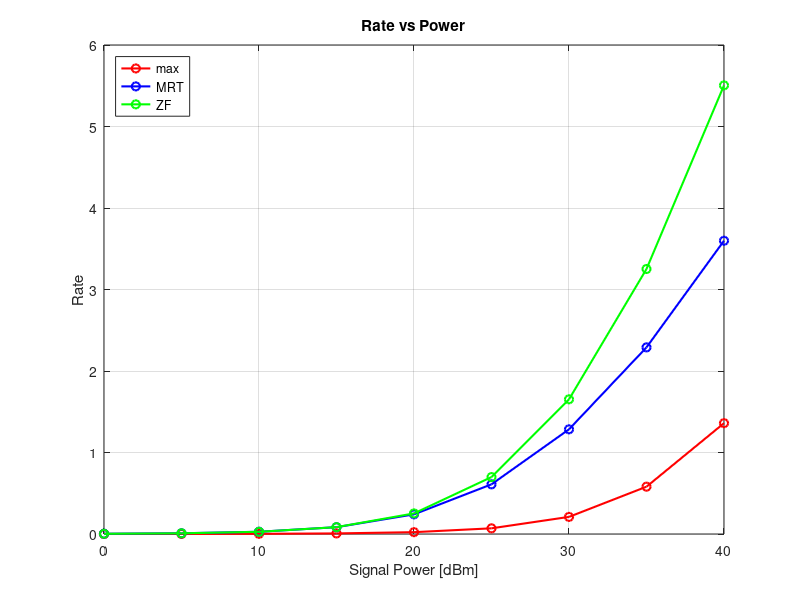

MATLAB code to generate this figure:
clc; clear; close all;

%% parameters
N = 1;    % number of realizations
M = 20;     % number of PA per WG
K = 3;      % number of WG
U = 2;      % number of users

delta_x = 0.5;  % m, spacing between PA
delta_y = 5;    % m
Dx = delta_x*M; % m, side of area
Dy = delta_y*K; % m
h = 3;          % m, height of PA

fc = 30e9;      % Hz
c = 3e8;        % speed of light, m/s
eta = c/(4*pi*fc);  % free space path loss
n_eff = 1.4;        % effective refractive index
lambda = c/fc;
lambda_g = lambda / n_eff;
alpha = 0.18;   % waveguide attenuation coeff

%% powers
Pn = -50;  % dBm, noise power
P = 0:5:40; % dBm, signal power

Pn_lin = 10^((Pn-30)/10); % W
P_lin = 10.^((P-30)/10); % W

%% PA coordinates
p_0 = [0,0,0];

x = (0:M-1) * delta_x; 
PA_x = ones(K,1)*x; % K x M

half_y = (K-1)/2;
y = ((0:K-1) - half_y)*delta_y;
PA_y = y'*ones(1,M); % K x M

PA_z = h*ones(K,M); % K x M

PA_coords = zeros(K, M, 3);
PA_coords(:, :, 1) = PA_x;  
PA_coords(:, :, 2) = PA_y;  
PA_coords(:, :, 3) = PA_z;  

PA_pts = reshape(PA_coords, [], 3);      % KM x 3

%% user positions
user_pos = [Dx*rand(N*U, 1), Dy*rand(N*U, 1) - Dy/2, zeros(N*U, 1)]; 

%% max, 1 PA for both users
rates_max_mean = zeros(length(P),1);

for p = 1:length(P)    % all the powers
    rate_max = zeros(N,1);
    
    for n = 1:N
        idx = (n-1)*U + (1:U);      
        users_pos = user_pos(idx,:);   % U users at the time

        ch_gain_max = 0;
        gamma_max = 0;
        user_rate_max = zeros(U,1);

        for u = 1:U        % all the users
    
            ch_gains = zeros(K,M); % channel vector of the user for all PA positions
            h_optimal = zeros(K,1);
    
            for k = 1:K    % all the WG
                for m = 1:M     % all the PA positions
                    PA_pos = reshape(PA_coords(k,m,:),1,3); % PA coord as a vector
                    d = norm(users_pos(u) - PA_pos);  % distance between user and PA
                    ch_gains(k,m) = eta * exp(-1j*(2*pi/lambda)*d) / d * exp((-alpha-1j*2*pi/lambda_g)*norm(p_0 - PA_pos));
                end 
                [~, PA_index] = max(abs(ch_gains(k,:))); % K best PA, one for each WG 
                h_optimal(k) = ch_gains(k, PA_index); 
            end
    
            ch_gain = max(abs(h_optimal));
            gamma_max = ch_gain^2 * P_lin(p) / Pn_lin;
            user_rate_max = log2(1 + gamma_max);
        end

    end
    
    rates_max_mean(p) = mean(user_rate_max);
end

%% MRT, K PA
rate_MRT_mean = zeros(length(P),1);

for p = 1:length(P)    % all the powers
    
    rate_MRT = zeros(N,1);
    
    for n = 1:N
        idx = (n-1)*U + (1:U);      
        users_pos = user_pos(idx,:);

        ch_gain_MRT = 0;
        gamma_MRT = 0;
        user_rate_MRT = zeros(U,1);
    
        for u = 1:U        % all the users
    
            ch_gain_MRT = zeros(K,M); % channel vector of the user for all PA positions
            ch_gain_optimal_MRT = zeros(K,1);
    
            for k = 1:K    % all the WG
                for m = 1:M     % all the PA positions
                    PA_pos = reshape(PA_coords(k,m,:),1,3); % PA coord as a vector
                    d = norm(users_pos(u) - PA_pos);  % distance between user and PA
                    ch_gain_MRT(k,m) = eta * exp(-1j*(2*pi/lambda)*d) / d * exp((-alpha-1j*2*pi/lambda_g)*norm(p_0 - PA_pos));
                end 
                [~, PA_index] = max(abs(ch_gain_MRT(k,:))); % K best PA, one for each WG 

                % for each waveguide, take the PA with maximum ch_gain
                ch_gain_optimal_MRT(k) = ch_gain_MRT(k, PA_index); 
            end
    
            ch_gain_MRT = norm(ch_gain_optimal_MRT);
            gamma_MRT = ch_gain_MRT^2 * P_lin(p) / Pn_lin;
            user_rate_MRT(u) = log2(1 + gamma_MRT);
        end

        rate_MRT(n) = mean(user_rate_MRT);
    end
    
    rate_MRT_mean(p) = mean(rate_MRT);
end


%% ZF, exhaustive search
sum_rate_ZF_mean = zeros(length(P), 1);

for p = 1:length(P)
    sum_rate_ZF = zeros(N, 1);

    for n = 1:N
        idx = (n-1)*U + (1:U);      
        users_pos = user_pos(idx,:);

        ch_gains = zeros(K,M,U);
        
        for u = 1:U
            for k = 1:K    % all the WG
                for m = 1:M     % all the PA positions
                    PA_pos = reshape(PA_coords(k,m,:),1,3); % PA coord as a vector
                    d = norm(users_pos(u) - PA_pos);  % distance between user and PA
                    ch_gains(k,m,u) = eta * exp(-1j*(2*pi/lambda)*d) / d * exp((-alpha-1j*2*pi/lambda_g)*norm(p_0 - PA_pos));
                end  
            end
        end
    
        % exhaustive search over all (m1, m2, m3) 
        best_sum_rate = 0;
        best_m = ones(1, K);   % best PA index per waveguide
    
        for m1 = 1:M
            for m2 = 1:M
                for m3 = 1:M
                    m_sel = [m1, m2, m3];   % one PA index per waveguide k
    
                    H_ZF = zeros(K, U); % row k uses PA m_sel(k) for ALL users
                    for u = 1:U
                        for k = 1:K
                            H_ZF(k, u) = ch_gains(k, m_sel(k), u);
                        end
                    end
                    
                    F_ZF = H_ZF / (H_ZF' * H_ZF);
                    % F_ZF = H_ZF * inv(H_ZF' * H_ZF);
    
                    % compute user rate and sum rate
                    user_rate_ZF = zeros(U,1);
                    for u = 1:U
                        h_gain = abs(H_ZF(:,u)' * F_ZF(:,u))^2 / norm(F_ZF(:,u))^2;
                        user_rate_ZF(u) = log2(1 + (P_lin(p)/U) / Pn_lin * h_gain);
                    end
                    sum_rate_tmp = sum(user_rate_ZF(:));
                    
                    % check if is best rate
                    if sum_rate_tmp > best_sum_rate  
                        best_sum_rate = sum_rate_tmp;
                        best_m = m_sel;
                        % fprintf('Optimal PA indices per waveguide: m = [%d, %d, %d]\n', m1,m2,m3);
                    end
                end
            end
        end
        
        sum_rate_ZF(n) = best_sum_rate;
    end

    sum_rate_ZF_mean(p) = mean(sum_rate_ZF);
end


%% plot
figure;
plot(P, rates_max_mean, "-ro", "LineWidth", 1.5, "DisplayName", "max"); hold on;
plot(P, rate_MRT_mean, "-bo", "LineWidth", 1.5, "DisplayName", "MRT");
plot(P, sum_rate_ZF_mean, "-go", "LineWidth", 1.5, "DisplayName", "ZF");
xlabel("Signal Power [dBm]"); ylabel("Rate");
title("Rate vs Power");
legend("Location", "northwest");
grid on;
